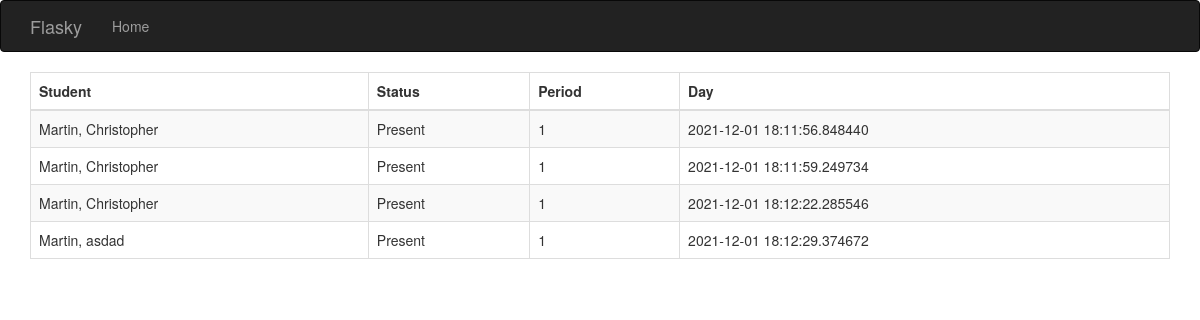
/showAttendance, run on the app's committed database.
### app.py (models this page shows)
class Attendance(db.Model):
    __tablename__ = 'attendance'
    num = db.Column(db.Integer, primary_key=True)
    SN = db.Column(db.String(20), unique=False)
    period = db.Column(db.Integer)
    status =db.Column(db.String(64))
    timestamp = db.Column(db.DateTime)

class Student(db.Model):
    __tablename__ = 'students'
    num = db.Column(db.Integer, primary_key=True)
    SN = db.Column(db.String(20), unique=True)
    firstName = db.Column(db.String(64))
    lastName = db.Column(db.String(64))

### app.py (the view)
@app.route('/showAttendance', methods=['GET', 'POST'])
def showAttendance():
    now = datetime.now()
    howMuch="today"
    period = "1"
    AllAttendance = db.session.query(Attendance, Student).order_by(Attendance.timestamp, Student.lastName, Student.firstName).filter(Attendance.SN == Student.SN).all()
    fullLog=[{**entry[0].__dict__, **entry[1].__dict__} for entry in AllAttendance]
    todayByPeriodDB=db.session.query(Attendance, Student).order_by(Student.lastName, Student.firstName).filter(Attendance.SN == Student.SN, Attendance.period ==period).all()
    todayByPeriodDict=[{**entry[0].__dict__, **entry[1].__dict__} for entry in todayByPeriodDB]
    print(fullLog)
    return render_template('showAttendance.html',  today=todayByPeriodDict, full=fullLog, now=now,  howMuch=howMuch)

### templates/showAttendance.html (shortened to what this page needs)
{% extends "base.html" %}
{% import "bootstrap/wtf.html" as wtf %}
{% block page_content %}
<table class="table table-striped table-bordered table-sm">
	<thead>
		<th scope="col"> Student</th>
		<th scope="col"> Status</th>
		<th scope="col"> Period</th>
		<th scope="col"> Day</th>
	</thead>
	<tbody>
	{% for entry in today %}
	<tr>
		<td>{{entry['lastName']}}, {{entry['firstName']}}</td>
		<td>{{entry['status'].capitalize()}}</td>
		<td>{{entry['period']}}</td>
		<td>{{entry['timestamp']}}</td>
	</tr>
	{% endfor %}
	</tbody>
</table>
{% endblock %}

### templates/base.html (shortened to what this page needs)
{% extends "bootstrap/base.html" %}
{% block head %}
{{ super() }}
<link rel="stylesheet" type="text/css" href="{{ url_for('static', filename='styles.css') }}">
{% endblock %}
{% block navbar %}
<div class="navbar navbar-inverse" role="navigation">
    <div class="container">
        <div class="navbar-header">
            <a class="navbar-brand" href="/">Flasky</a>
        </div>
        <div class="navbar-collapse collapse">
            <ul class="nav navbar-nav">
                <li><a href="/">Home</a></li>
            </ul>
        </div>
    </div>
</div>
{% endblock %}
{% block content %}
<div class="container">
    {% block page_content %}{% endblock %}
</div>
{% endblock %}

### data on the page
Attendance: lastName "Martin", firstName "Christopher", status "Present", period "1", timestamp "2021-12-01 18:11:56.848440"
Student: lastName "Martin" "Martin", firstName "Christopher" "Christopher"
Attendance: status "Present"
Attendance: status "Present"
Attendance: lastName "Martin", firstName "asdad", status "Present", period "1", timestamp "2021-12-01 18:12:29.374672"

### other printed values
{{ entry['period'] }} "1" "1"
{{ entry['timestamp'] }} "2021-12-01 18:11:59.249734" "2021-12-01 18:12:22.285546"
